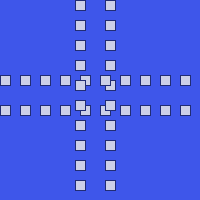
Frame 1 (no input)
Frame 60 (the mouse pressed at the canvas centre just before this capture): identical to frame 1, image omitted
Frame 120 (the mouse held since frame 60 and released just before this capture): identical to frame 1, image omitted

The Processing sketch that drew this single still picture (run headless with seeded random() and noise(); from frame 60 on, the mouse is pressed at the canvas centre):

// Processing sketch: processing_93608
// ── processing_93608.pde

void setup (){
size(200,200);
background(62,86,234);
noStroke();
}
 
void draw (){
for (int x=0; x < 20; x++)
{
 fill (204,208,232);
  stroke (33,44,116);
 rect(x*20, 75, 10, 10);
 rect (x*20, 105, 10, 10);
 rect (75,x*20,10,10);
 rect (105,x*20,10,10);
   
}
 
}
